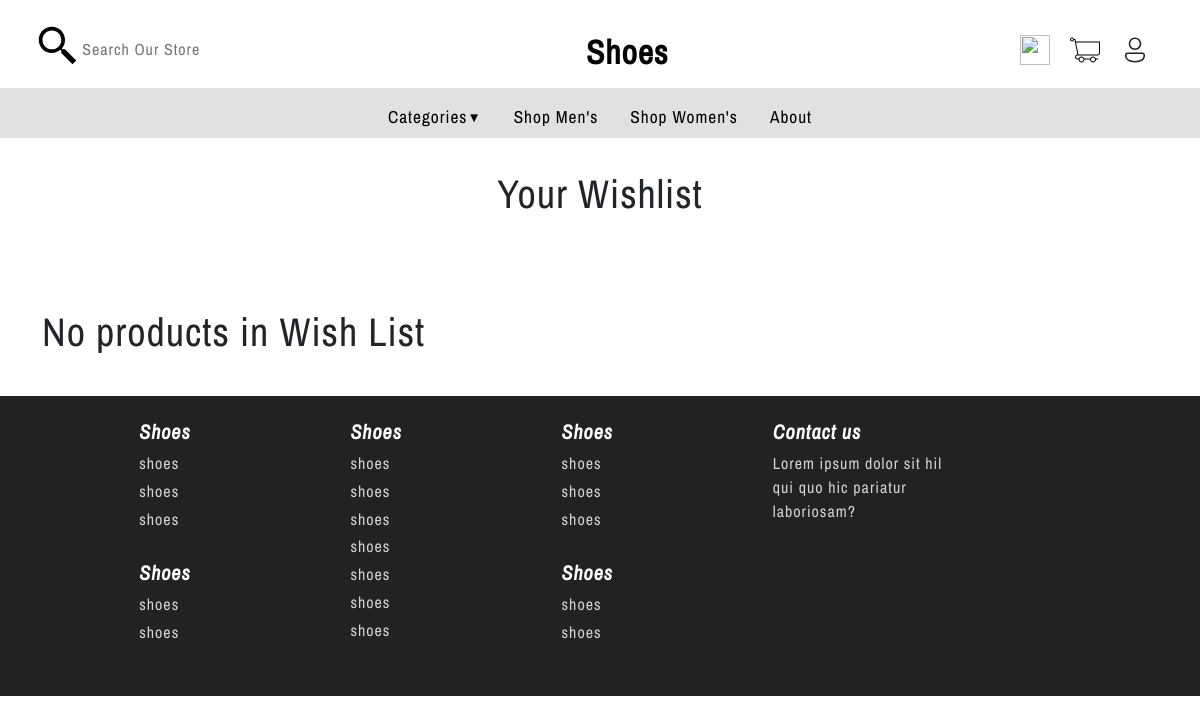
Before: /php/wishlist.php (signed in) with the older database file.
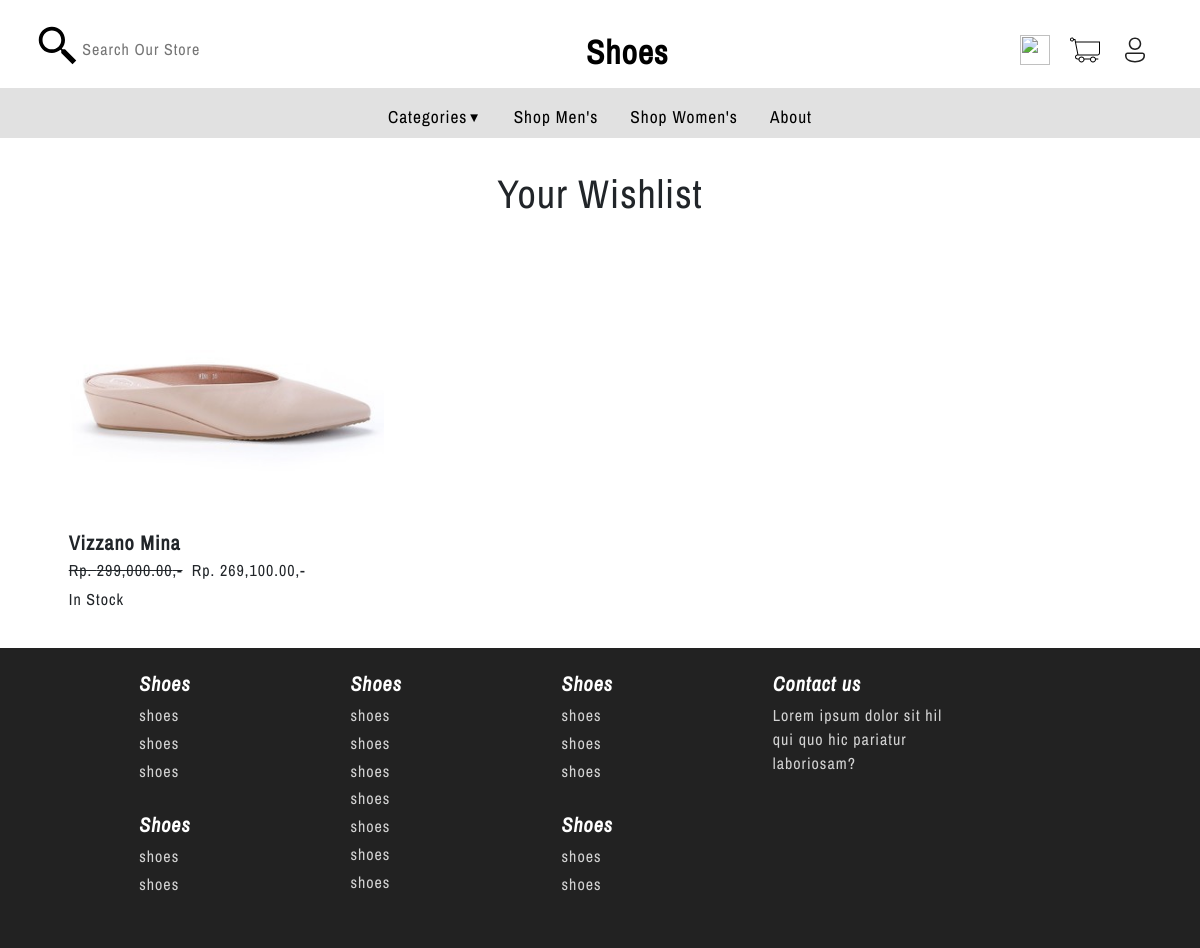
After: the same page with the newer database file.
### tables this page shows
CREATE TABLE `item` (
  `id_item` int(100) NOT NULL,
  `item_nama` varchar(100) NOT NULL,
  `item_stock` varchar(100) NOT NULL,
  `item_price` varchar(100) NOT NULL,
  `item_color` varchar(100) NOT NULL,
  `item_desc` varchar(250) NOT NULL,
  `imageurl` varchar(10000) NOT NULL,
  `item_size` varchar(100) NOT NULL,
  `item_cate` varchar(100) NOT NULL
);

CREATE TABLE `discount` (
  `id_discount` int(100) NOT NULL,
  `id_item` int(100) NOT NULL,
  `value` int(10) NOT NULL,
  `discount_type` varchar(100) NOT NULL
);

### php/wishlist.php (the view, shortened to what this page needs)
<?php
    require_once("koneksi.php");
    $id_user = $_SESSION["auth"]["id_user"];
    $wishlist = $conn->query("select * from wishlist where id_user=$id_user")->fetch_all(MYSQLI_ASSOC);
    $items = [];
    foreach($wishlist as $key=>$value){
        $item_id = $value["id_item"];
        $item = $conn->query("select * from item where id_item=$item_id")->fetch_assoc();
        array_push($items,$item);
    }
?>
<!DOCTYPE html>
<html lang="en">
<head>
    <link rel="stylesheet" href="../css/bootstrap.min.css">
    <link rel="stylesheet" href="../css/style.css">
    <link rel="stylesheet" href="../css/productlist.css">
</head>
<body>
    <?php include_once("navbar.php"); ?>
    <div class="container">
        <h1><center>Your Wishlist</center></h1>
        <div class="container-item">
            <?php
                if (!empty($items)){
                    foreach($items as $key=>$value){
                        $image = explode(",",$value["imageurl"]);
                        echo '<div class="item">
                            <img src="../upload/'.$image[0].'" alt="">
                            <p class="name">'.$value["item_nama"].'</p>';
                        $temp = $value["id_item"];
                        $discount = $conn->query("select * from discount where id_item=$temp")->fetch_assoc();
                        if (empty($discount)){
                            echo '<p class="price">Rp. '.number_format($value["item_price"],2).',-</p>';
                        }else{
                            if ($discount["discount_type"]=="percentage"){
                                $truevalue = floor($value["item_price"]/100*(100-$discount["value"]));
                            }else if ($discount["discount_type"]=="fixed"){
                                $truevalue = $value["item_price"]-$discount["value"];
                            }
                            echo '<p class="price"><strike>Rp. '.number_format($value["item_price"],2) .',-</strike>';
                            echo '&nbsp;&nbsp;Rp. '.number_format($truevalue,2) .',-</p>';
                            if ($value["item_stock"]>0){
                                echo '<p>In Stock</p>';
                            }else{
                                echo '<p>Out of Stock</p>';
                            }
                        }
                        echo '</div>';
                    }
                }else{
                    echo '<h1>No products in Wish List</h1>';
                }
            ?>
        </div>
    </div>
    <?php require_once("footer.php"); ?>
</body>
</html>

Changed rows visible on the page:
now on this page (row edited): item: imageurl (picture), item_nama "Vizzano Mina", item_price "299,000.00", item_price.value "269,100.00", item_stock "In Stock"
Other visible differences:
text no longer shown: "No products in Wish List"
